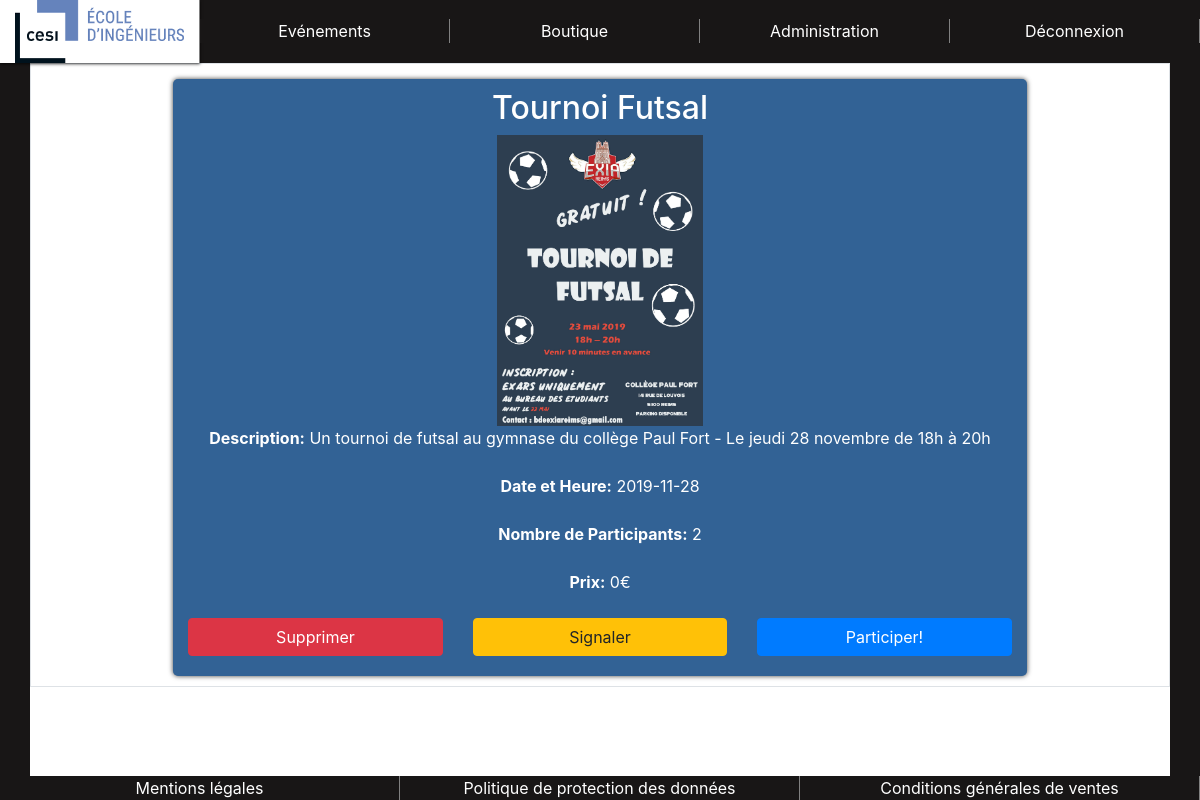
The page /evenement.php?event=2 (signed in) on the database its author committed.
### tables this page shows
CREATE TABLE IF NOT EXISTS `event` (
  `id` int(11) NOT NULL AUTO_INCREMENT,
  `payant` tinyint(1) NOT NULL,
  `prix` float NOT NULL,
  `nom` varchar(200) NOT NULL,
  `description` text NOT NULL,
  `date` date NOT NULL,
  `logo` varchar(50) NOT NULL,
  `recurrent` int(11) NOT NULL DEFAULT '0',
  `signale` tinyint(4) NOT NULL DEFAULT '0',
  `deleted` tinyint(1) NOT NULL DEFAULT '0',
  `id_centre` int(11) NOT NULL,
  PRIMARY KEY (`id`),
  KEY `Event_Centre_FK` (`id_centre`)
);

### php/scriptEvent.php (the view, shortened to what this page needs)
<?php
    $req = $bdd->prepare('  SELECT COUNT(event_user.id_user) as nombre_participant, event.prix, event.nom, event.date, event.description, event.logo
                            FROM event LEFT JOIN event_user ON event.id = event_user.id
                            WHERE event.deleted = 0 AND event.id = :id
                            GROUP BY event.id');
    $req->execute(array(
    'id' => $_GET['event']
    ));
    $response = $req->fetch();
        echo '<article class= "col-md-9 col-sm-12">
                    <h2> '.$response[2].'</h2>
                    <div>
                            <img class="w-25" src="'.$response[5].'" alt="">
                    </div>
                    <p>
                        <label for="description"><strong>Description:</strong> '.$response[4].'</label>
                    </p>
                    <p>
                        <label for="dateheure"><strong>Date et Heure:</strong> '.$response[3].'</label>
                    </p>
                    <p>
                        <label for="nb_participants"><strong>Nombre de Participants:</strong> '.$response[0].'</label>
                    </p>
                    <p>
                        <label for="prix"><strong>Prix:</strong> '.$response[1].'€</label>
                    </p>
                    <div class="row buttons" >';
                    if(isset($_SESSION["user"])){
                    $req = $bdd->prepare('  SELECT COUNT(event_user.id_user) as participation
                                            FROM event_user
                                            WHERE `id`=:id AND `id_User`= :idUser');
                    $req->execute(array(
                    'idUser' => $_SESSION["user"],
                    'id' => $_GET['event']
                    ));
                    $participe = $req->fetch();
                    if(isset($_SESSION['admin'])){
                        if ( $_SESSION['admin'] > 1) {
                            echo '  <form class="bottom-article col-md-4 col-sm-12" action="" method="post">
                                    <input class="btn btn-danger" type="submit" value="Supprimer" name="deletEvent">
                                    </form>';
                        }
                        if ( $_SESSION['admin'] > 0) {
                            echo '  <form class="bottom-article col-md-4 col-sm-12" action="" method="post">
                                    <input class="btn btn-warning" type="submit" value="Signaler" name="signalEvent">
                                    </form>';
                        }
                    }
                    if ( $participe[0] > 0  ) {
                        echo '  <form class="bottom-article col-md-4 col-sm-12" action="" method="post">
                                <input class="btn btn-primary" type="submit" value="Désinscription" name="desabo">
                                </form>
                                </div>
                                </article>';
                    }
                    else{
                        echo'   <form class="bottom-article col-md-4 col-sm-12" action="" method="post">
                                <input class="btn btn-primary" type="submit" value="Participer!" name="participe">
                                 </form>
                                 </div>
                                </article>';
                    }
                }
?>

### assets/css/events.css (style rules this page uses)
.buttons { display: flex; flex-direction: row; justify-content: space-around; margin-top: 5px; }
article { margin: auto; margin-top: 15px; margin-bottom: 10px; padding: 10px; background-color: #326295; border-radius: 5px; box-shadow: 0px 0px 5px 0px rgba(0, 0, 0, 0.75); color: white; text-align: center; }
article input { width: 100%; margin-bottom: 10px; }

### assets/css/style.css (style rules this page uses)
body { background-color: #181616; display: flex; flex-direction: column; flex-flow: column nowrap; justify-content: space-between; min-height: 100vh; }

### rows shown on the page
event: nom "Tournoi Futsal", logo (picture), description "Un tournoi de futsal au gymnase du collège Paul Fort - Le jeudi 28 novembre de 18h à 20h", date "2019-11-28", prix "0"

### other values the page prints
$response[0] "2"
